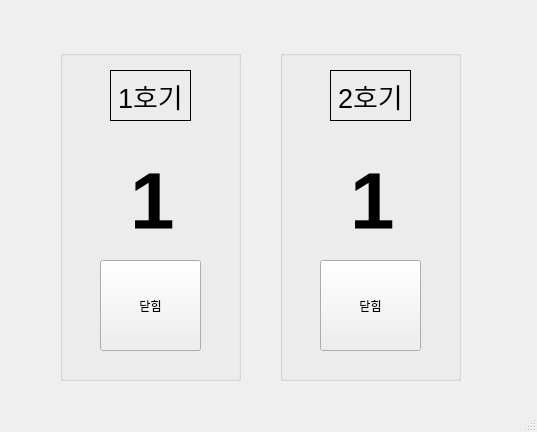
<?xml version="1.0" encoding="UTF-8"?>
<ui version="4.0">
 <class>MainWindow</class>
 <widget class="QMainWindow" name="MainWindow">
  <property name="geometry">
   <rect>
    <x>0</x>
    <y>0</y>
    <width>537</width>
    <height>432</height>
   </rect>
  </property>
  <property name="windowTitle">
   <string>MainWindow</string>
  </property>
  <widget class="QWidget" name="centralwidget">
   <widget class="QGroupBox" name="groupBox">
    <property name="geometry">
     <rect>
      <x>60</x>
      <y>50</y>
      <width>181</width>
      <height>331</height>
     </rect>
    </property>
    <property name="title">
     <string/>
    </property>
    <widget class="QLabel" name="A_elev">
     <property name="geometry">
      <rect>
       <x>50</x>
       <y>20</y>
       <width>81</width>
       <height>51</height>
      </rect>
     </property>
     <property name="font">
      <font>
       <pointsize>20</pointsize>
       <weight>50</weight>
       <italic>false</italic>
       <bold>false</bold>
      </font>
     </property>
     <property name="frameShape">
      <enum>QFrame::Box</enum>
     </property>
     <property name="frameShadow">
      <enum>QFrame::Plain</enum>
     </property>
     <property name="text">
      <string>1호기</string>
     </property>
    </widget>
    <widget class="QLabel" name="status_1">
     <property name="geometry">
      <rect>
       <x>70</x>
       <y>100</y>
       <width>51</width>
       <height>101</height>
      </rect>
     </property>
     <property name="font">
      <font>
       <pointsize>60</pointsize>
       <weight>75</weight>
       <bold>true</bold>
      </font>
     </property>
     <property name="frameShape">
      <enum>QFrame::NoFrame</enum>
     </property>
     <property name="frameShadow">
      <enum>QFrame::Plain</enum>
     </property>
     <property name="text">
      <string>1</string>
     </property>
    </widget>
    <widget class="QPushButton" name="closeButton">
     <property name="geometry">
      <rect>
       <x>40</x>
       <y>210</y>
       <width>101</width>
       <height>91</height>
      </rect>
     </property>
     <property name="text">
      <string>닫힘</string>
     </property>
    </widget>
   </widget>
   <widget class="QGroupBox" name="groupBox_2">
    <property name="geometry">
     <rect>
      <x>280</x>
      <y>50</y>
      <width>181</width>
      <height>331</height>
     </rect>
    </property>
    <property name="title">
     <string/>
    </property>
    <widget class="QLabel" name="B_elev">
     <property name="geometry">
      <rect>
       <x>50</x>
       <y>20</y>
       <width>81</width>
       <height>51</height>
      </rect>
     </property>
     <property name="font">
      <font>
       <pointsize>20</pointsize>
      </font>
     </property>
     <property name="frameShape">
      <enum>QFrame::Box</enum>
     </property>
     <property name="text">
      <string>2호기</string>
     </property>
    </widget>
    <widget class="QLabel" name="status_2">
     <property name="geometry">
      <rect>
       <x>70</x>
       <y>100</y>
       <width>51</width>
       <height>101</height>
      </rect>
     </property>
     <property name="font">
      <font>
       <pointsize>60</pointsize>
       <weight>75</weight>
       <bold>true</bold>
      </font>
     </property>
     <property name="text">
      <string>1</string>
     </property>
    </widget>
    <widget class="QPushButton" name="closeButton_2">
     <property name="geometry">
      <rect>
       <x>40</x>
       <y>210</y>
       <width>101</width>
       <height>91</height>
      </rect>
     </property>
     <property name="text">
      <string>닫힘</string>
     </property>
    </widget>
   </widget>
  </widget>
  <widget class="QMenuBar" name="menubar">
   <property name="geometry">
    <rect>
     <x>0</x>
     <y>0</y>
     <width>537</width>
     <height>22</height>
    </rect>
   </property>
  </widget>
  <widget class="QStatusBar" name="statusbar"/>
 </widget>
 <resources/>
 <connections/>
</ui>
